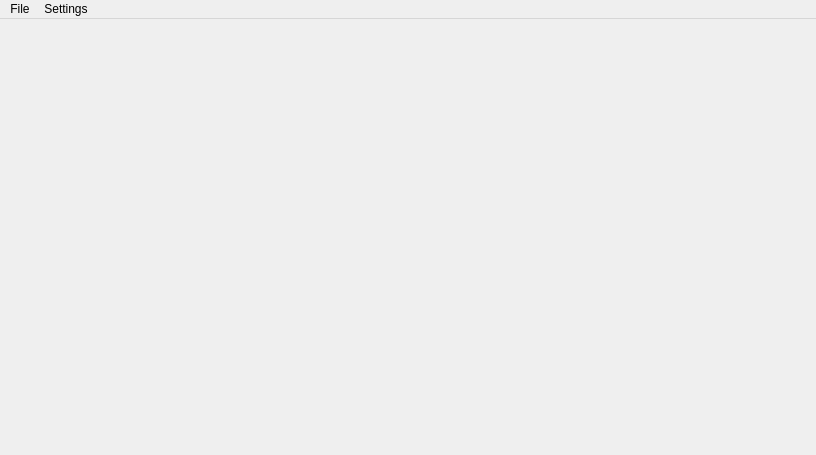
<?xml version="1.0" encoding="UTF-8"?>
<ui version="4.0">
 <class>MainWindow</class>
 <widget class="QMainWindow" name="MainWindow">
  <property name="geometry">
   <rect>
    <x>0</x>
    <y>0</y>
    <width>816</width>
    <height>455</height>
   </rect>
  </property>
  <property name="minimumSize">
   <size>
    <width>720</width>
    <height>455</height>
   </size>
  </property>
  <property name="windowTitle">
   <string>MainWindow</string>
  </property>
  <widget class="QWidget" name="centralWidget">
   <layout class="QGridLayout" name="gridLayout">
    <item row="0" column="0">
     <widget class="Player" name="player" native="true">
      <property name="minimumSize">
       <size>
        <width>700</width>
        <height>440</height>
       </size>
      </property>
     </widget>
    </item>
   </layout>
  </widget>
  <widget class="QMenuBar" name="menuBar">
   <property name="geometry">
    <rect>
     <x>0</x>
     <y>0</y>
     <width>816</width>
     <height>21</height>
    </rect>
   </property>
   <widget class="QMenu" name="menuFile">
    <property name="title">
     <string>File</string>
    </property>
    <addaction name="actionAddToLibrary"/>
   </widget>
   <widget class="QMenu" name="menuSettings">
    <property name="title">
     <string>Settings</string>
    </property>
   </widget>
   <addaction name="menuFile"/>
   <addaction name="menuSettings"/>
  </widget>
  <action name="actionAddToLibrary">
   <property name="text">
    <string>Add File to Library</string>
   </property>
  </action>
  <action name="actionOpen">
   <property name="text">
    <string>Open</string>
   </property>
  </action>
 </widget>
 <layoutdefault spacing="6" margin="11"/>
 <customwidgets>
  <customwidget>
   <class>Player</class>
   <extends>QWidget</extends>
   <header>player.h</header>
   <container>1</container>
  </customwidget>
 </customwidgets>
 <resources/>
 <connections/>
</ui>
